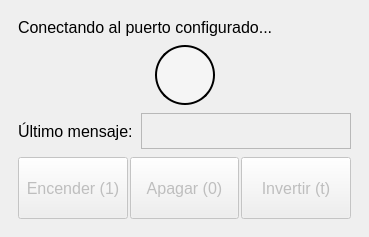
<?xml version="1.0" encoding="UTF-8"?>
<ui version="4.0">
 <class>MainWindow</class>
 <widget class="QMainWindow" name="MainWindow">
  <property name="geometry">
   <rect>
    <x>0</x>
    <y>0</y>
    <width>369</width>
    <height>237</height>
   </rect>
  </property>
  <property name="minimumSize">
   <size>
    <width>3</width>
    <height>0</height>
   </size>
  </property>
  <property name="font">
   <font>
    <pointsize>12</pointsize>
   </font>
  </property>
  <property name="windowTitle">
   <string>Control UART - LPC845BRK</string>
  </property>
  <widget class="QWidget" name="centralwidget">
   <layout class="QVBoxLayout" name="verticalLayout">
    <property name="spacing">
     <number>8</number>
    </property>
    <property name="leftMargin">
     <number>18</number>
    </property>
    <property name="topMargin">
     <number>18</number>
    </property>
    <property name="rightMargin">
     <number>18</number>
    </property>
    <property name="bottomMargin">
     <number>18</number>
    </property>
    <item>
     <widget class="QLabel" name="lbl_conexion">
      <property name="text">
       <string>Conectando al puerto configurado...</string>
      </property>
      <property name="wordWrap">
       <bool>true</bool>
      </property>
     </widget>
    </item>
    <item>
     <layout class="QHBoxLayout" name="ledLayout">
      <item>
       <spacer name="ledSpacerLeft">
        <property name="orientation">
         <enum>Qt::Orientation::Horizontal</enum>
        </property>
        <property name="sizeHint" stdset="0">
         <size>
          <width>40</width>
          <height>20</height>
         </size>
        </property>
       </spacer>
      </item>
      <item>
       <widget class="QLabel" name="lbl_led">
        <property name="minimumSize">
         <size>
          <width>60</width>
          <height>60</height>
         </size>
        </property>
        <property name="maximumSize">
         <size>
          <width>60</width>
          <height>60</height>
         </size>
        </property>
        <property name="styleSheet">
         <string notr="true">QLabel { background-color: #f5f5f5; border-radius: 30px; border: 2px solid black; }</string>
        </property>
        <property name="text">
         <string/>
        </property>
       </widget>
      </item>
      <item>
       <spacer name="ledSpacerRight">
        <property name="orientation">
         <enum>Qt::Orientation::Horizontal</enum>
        </property>
        <property name="sizeHint" stdset="0">
         <size>
          <width>40</width>
          <height>20</height>
         </size>
        </property>
       </spacer>
      </item>
     </layout>
    </item>
    <item>
     <layout class="QHBoxLayout" name="horizontalLayout" stretch="1,4">
      <item>
       <widget class="QLabel" name="lbl_texto_uart">
        <property name="text">
         <string>Último mensaje:</string>
        </property>
       </widget>
      </item>
      <item>
       <widget class="QLabel" name="lbl_mensaje_uart">
        <property name="minimumSize">
         <size>
          <width>0</width>
          <height>36</height>
         </size>
        </property>
        <property name="frameShape">
         <enum>QFrame::Shape::StyledPanel</enum>
        </property>
        <property name="text">
         <string/>
        </property>
        <property name="wordWrap">
         <bool>true</bool>
        </property>
       </widget>
      </item>
     </layout>
    </item>
    <item>
     <layout class="QHBoxLayout" name="ledButtonsLayout">
      <property name="spacing">
       <number>2</number>
      </property>
      <item>
       <widget class="QPushButton" name="btn_encender">
        <property name="enabled">
         <bool>false</bool>
        </property>
        <property name="sizePolicy">
         <sizepolicy hsizetype="Minimum" vsizetype="Expanding">
          <horstretch>0</horstretch>
          <verstretch>0</verstretch>
         </sizepolicy>
        </property>
        <property name="text">
         <string>Encender (1)</string>
        </property>
       </widget>
      </item>
      <item>
       <widget class="QPushButton" name="btn_apagar">
        <property name="enabled">
         <bool>false</bool>
        </property>
        <property name="sizePolicy">
         <sizepolicy hsizetype="Minimum" vsizetype="Expanding">
          <horstretch>0</horstretch>
          <verstretch>0</verstretch>
         </sizepolicy>
        </property>
        <property name="text">
         <string>Apagar (0)</string>
        </property>
       </widget>
      </item>
      <item>
       <widget class="QPushButton" name="btn_invertir">
        <property name="enabled">
         <bool>false</bool>
        </property>
        <property name="sizePolicy">
         <sizepolicy hsizetype="Minimum" vsizetype="Expanding">
          <horstretch>0</horstretch>
          <verstretch>0</verstretch>
         </sizepolicy>
        </property>
        <property name="text">
         <string>Invertir (t)</string>
        </property>
       </widget>
      </item>
     </layout>
    </item>
   </layout>
  </widget>
 </widget>
 <resources/>
 <connections/>
</ui>
